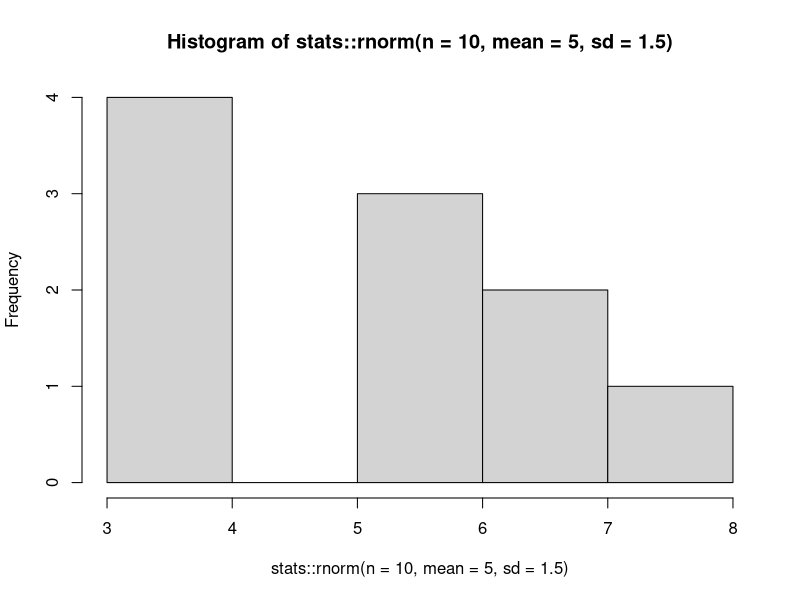
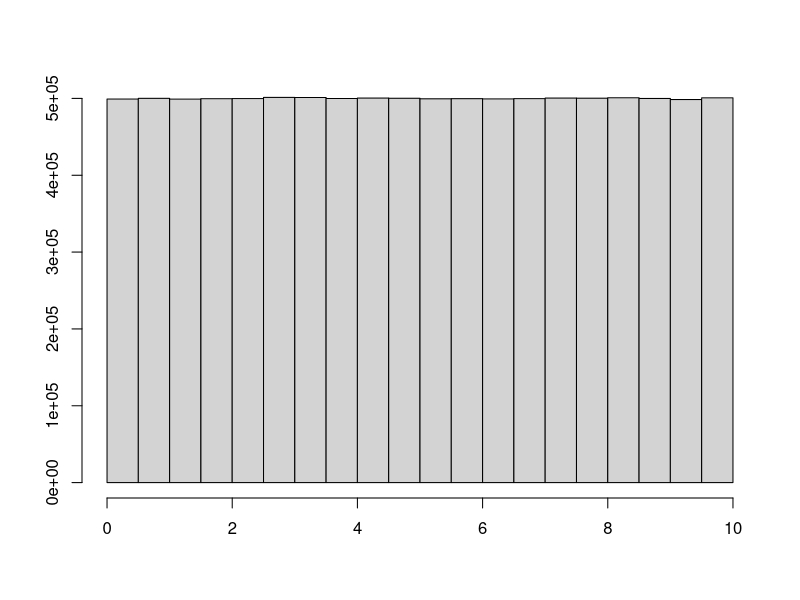

The R script that drew these images, in order:
## ---- chunk 1
stats::rnorm(n = 10, mean = 5, sd = 1.5)
## ---- chunk 2
graphics::hist(stats::rnorm(n = 10, mean = 5, sd = 1.5))
## ---- chunk 3
rnorm(10, mean = 0, sd = 1)
## ---- chunk 4
rnorm(10, mean = 0, sd = 1)
## ---- chunk 5
hist(runif(10000000, min = 0, max = 10),
     ylab = "", xlab = "",
     main = "")
## ---- chunk 6
# start by setting a seed
set.seed(1)
x <- runif(n = 100, min = 0, max = 10)
## ---- chunk 7
y <- runif(n = 100, min = 0, max = 10)
## ---- chunk 8
all(x == y)
## ---- chunk 9
set.seed(1)
z <- runif(n = 100, min = 0, max = 10)
## ---- chunk 10
all(x == z)
